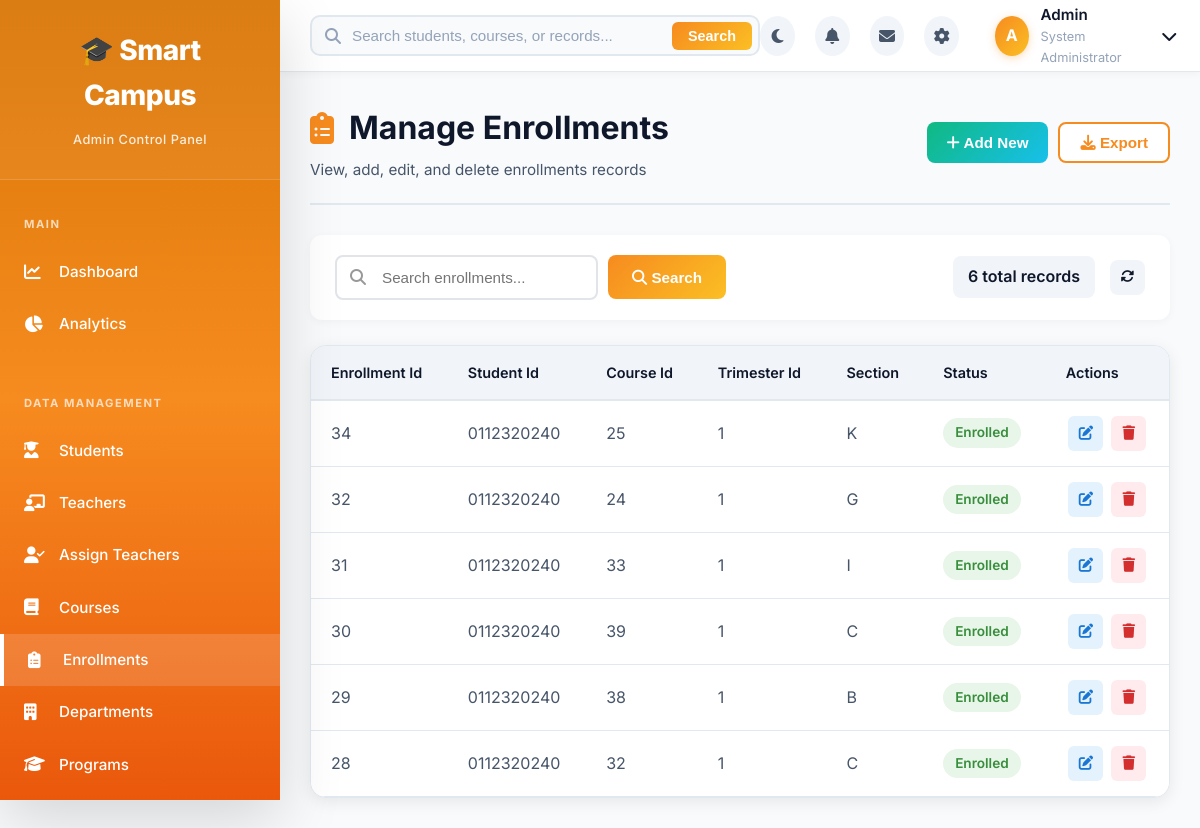
Page /admin/manage.php?table=enrollments (signed in) on the committed database.
### tables this page shows
CREATE TABLE `enrollments` (
  `enrollment_id` int(11) NOT NULL,
  `student_id` varchar(10) NOT NULL,
  `course_id` int(11) NOT NULL,
  `trimester_id` int(11) NOT NULL,
  `section` varchar(5) NOT NULL,
  `teacher_id` int(11) DEFAULT NULL,
  `enrollment_date` date NOT NULL,
  `status` enum('enrolled','dropped','completed','failed') DEFAULT 'enrolled',
  `created_at` timestamp NOT NULL DEFAULT current_timestamp()
);

### admin/manage.php (the view, shortened to what this page needs)
<?php
require_once('../config/database.php');
$table = $_GET['table'] ?? 'students';
$config = $table_config[$table];
$search = $_GET['search'] ?? '';
$page = isset($_GET['page']) ? (int)$_GET['page'] : 1;
$per_page = 50;
$offset = ($page - 1) * $per_page;
$where_clause = '';
$count_query = "SELECT COUNT(*) as total FROM $table $where_clause";
$total_records = $conn->query($count_query)->fetch_assoc()['total'];
$query = "SELECT * FROM $table $where_clause ORDER BY {$config['primary_key']} DESC LIMIT $per_page OFFSET $offset";
$result = $conn->query($query);
?>
<!DOCTYPE html>
<html lang="en">
<head>
    <link rel="stylesheet" href="assets/css/admin-style.css">
    <link rel="stylesheet" href="assets/css/manage-style.css">
    <link rel="stylesheet" href="https://cdnjs.cloudflare.com/ajax/libs/font-awesome/6.4.0/css/all.min.css">
</head>
<body>
    <?php include 'includes/sidebar.php'; ?>
    <div class="main-content">
        <?php include 'includes/topbar.php'; ?>
        <div class="dashboard-container">
            <div class="page-header">
                <div>
                    <h1><i class="fas <?php echo $config['icon']; ?>"></i> Manage <?php echo $config['title']; ?></h1>
                    <p class="subtitle">View, add, edit, and delete <?php echo strtolower($config['title']); ?> records</p>
                </div>
                <div class="header-actions">
                    <button class="btn btn-success" onclick="window.location.href='manage.php?table=<?php echo $table; ?>&action=add';">
                        <i class="fas fa-plus"></i> Add New
                    </button>
                    <button class="btn btn-outline" onclick="exportData()">
                        <i class="fas fa-download"></i> Export
                    </button>
                </div>
            </div>
            <div class="toolbar">
                <form method="GET" action="manage.php" style="display: flex; gap: 10px; align-items: center;">
                    <div class="search-bar">
                        <i class="fas fa-search"></i>
                        <input type="text" name="search" id="searchInput" placeholder="Search <?php echo strtolower($config['title']); ?>..."
                               value="<?php echo htmlspecialchars($search); ?>">
                    </div>
                    <button type="submit" class="btn btn-primary" style="padding: 10px 24px; border-radius: 8px; white-space: nowrap; height: 44px;">
                        <i class="fas fa-search"></i> Search
                    </button>
                </form>
                <div class="toolbar-actions">
                    <?php if ($search): ?>
                        <span class="record-count" style="color: #007bff; font-weight: bold;">
                            <?php echo number_format($total_records); ?> result<?php echo $total_records != 1 ? 's' : ''; ?> found
                        </span>
                    <?php else: ?>
                        <span class="record-count"><?php echo number_format($total_records); ?> total records</span>
                    <?php endif; ?>
                    <button class="btn-icon" onclick="location.reload()" title="Refresh">
                        <i class="fas fa-sync-alt"></i>
                    </button>
                </div>
            </div>
            <div class="table-card">
                <div class="table-responsive">
                    <table class="data-table" id="dataTable">
                        <thead>
                            <tr>
                                <?php foreach ($config['display_fields'] as $field): ?>
                                    <th><?php echo ucwords(str_replace('_', ' ', $field)); ?></th>
                                <?php endforeach; ?>
                                <th class="text-center">Actions</th>
                            </tr>
                        </thead>
                        <tbody>
                            <?php if ($result && $result->num_rows > 0): ?>
                                <?php while($row = $result->fetch_assoc()): ?>
                                    <tr>
                                        <?php foreach ($config['display_fields'] as $field): ?>
                                            <td>
                                                <?php
                                                $value = $row[$field] ?? '';
                                                if ($field === 'status') {
                                                    $status_class = $value === 'active' || $value === 'enrolled' || $value === 'approved' ? 'success' :
                                                                   ($value === 'pending' ? 'warning' : 'danger');
                                                    echo "<span class='badge badge-$status_class'>" . ucfirst($value) . "</span>";
                                                } elseif ($field === 'is_current' || strpos($field, 'is_') === 0) {
                                                    echo $value ? '<span class="badge badge-success">Yes</span>' : '<span class="badge badge-secondary">No</span>';
                                                } elseif (strpos($field, 'date') !== false || strpos($field, 'time') !== false) {
                                                    echo $value ? date('M d, Y', strtotime($value)) : '-';
                                                } else {
                                                    echo htmlspecialchars($value);
                                                }
                                                ?>
                                            </td>
                                        <?php endforeach; ?>
                                        <td class="text-center action-buttons">
                                            <button class="btn-action btn-edit" onclick="window.location.href='manage.php?table=<?php echo $table; ?>&action=edit&id=<?php echo $row[$config['primary_key']]; ?>';" title="Edit">
                                                <i class="fas fa-edit"></i>
                                            </button>
                                            <button class="btn-action btn-delete" onclick="if(confirm('Are you sure you want to delete this record?')) { window.location.href='manage.php?table=<?php echo $table; ?>&action=delete&id=<?php echo $row[$config['primary_key']]; ?>'; }" title="Delete">
                                                <i class="fas fa-trash"></i>
                                            </button>
                                        </td>
                                    </tr>
                                <?php endwhile; ?>
                            <?php endif; ?>
                        </tbody>
                    </table>
                </div>
            </div>
        </div>
    </div>
</body>
</html>

### admin/assets/css/admin-style.css (style rules this page uses)
:root { --primary: #f68b1f; --primary-dark: #ea580c; --primary-light: #fbbf24; --secondary: #fbbf24; --success: #10b981; --danger: #ef4444; --warning: #f59e0b; --info: #3b82f6; --bg-primary: #f8fafc; --bg-secondary: #ffffff; --bg-tertiary: #f1f5f9; --text-primary: #0f172a; --text-secondary: #475569; --text-muted: #94a3b8; --border-color: #e2e8f0; --card-bg: #ffffff; --card-border: #e2e8f0; --dark: #0f172a; --dark-secondary: #1e293b; --light: #f1f5f9; --white: #ffffff; --sidebar-width: 280px; --topbar-height: 72px; --transition: all 0.3s cubic-bezier(0.34, 1.56, 0.64, 1); --transition-smooth: all 0.3s ease; --shadow-sm: 0 2px 8px rgba(0,0,0,0.04); --shadow-md: 0 4px 16px rgba(0,0,0,0.08); --shadow-lg: 0 10px 40px rgba(0,0,0,0.12); --shadow-xl: 0 20px 60px rgba(0,0,0,0.15); --glass-bg: rgba(255, 255, 255, 0.7); --glass-border: rgba(255, 255, 255, 0.3); }
* { margin: 0; padding: 0; box-sizing: border-box; }
body { font-family: 'Inter', -apple-system, BlinkMacSystemFont, 'Segoe UI', sans-serif; background: var(--bg-primary); color: var(--text-primary); line-height: 1.6; -webkit-font-smoothing: antialiased; -moz-osx-font-smoothing: grayscale; transition: background-color 0.3s ease, color 0.3s ease; }
.main-content { margin-left: var(--sidebar-width); margin-top: var(--topbar-height); padding: 30px; min-height: calc(100vh - var(--topbar-height)); background: var(--bg-primary); transition: background 0.3s ease; }
.dashboard-container { max-width: 1400px; margin: 0 auto; }
.page-header { display: flex; justify-content: space-between; align-items: center; margin-bottom: 30px; padding-bottom: 20px; border-bottom: 2px solid var(--border-color); }
.page-header h1 { font-size: 2em; color: var(--text-primary); display: flex; align-items: center; gap: 15px; transition: color 0.3s ease; }
.page-header h1 i { color: var(--primary); }
.subtitle { color: var(--text-secondary); font-size: 0.95em; margin-top: 5px; }
.header-actions { display: flex; gap: 10px; }
.table-card { background: var(--card-bg); border: 1px solid var(--card-border); border-radius: 16px; box-shadow: var(--shadow-md); overflow: hidden; transition: all 0.3s ease; }
.table-responsive { overflow-x: auto; }
.data-table { width: 100%; border-collapse: collapse; }
.data-table thead { background: var(--bg-tertiary); }
.data-table th { padding: 15px 20px; text-align: left; font-weight: 600; color: var(--text-primary); border-bottom: 2px solid var(--border-color); font-size: 0.9em; }
.data-table td { padding: 15px 20px; border-bottom: 1px solid var(--border-color); color: var(--text-secondary); }
.data-table tbody tr { transition: var(--transition); background: var(--card-bg); }
.text-center { text-align: center; }
.badge { display: inline-block; padding: 4px 12px; border-radius: 20px; font-size: 0.85em; font-weight: 600; }
.badge-success { background: #e8f5e9; color: #388e3c; }
.btn { display: inline-block; padding: 10px 20px; border: none; border-radius: 8px; font-size: 0.95em; font-weight: 600; cursor: pointer; transition: var(--transition); text-decoration: none; text-align: center; }
.btn-primary { background: linear-gradient(135deg, var(--primary) 0%, var(--secondary) 100%); color: white; }
.btn-outline { background: white; color: var(--primary); border: 2px solid var(--primary); }
.btn-icon { width: 35px; height: 35px; padding: 0; display: flex; align-items: center; justify-content: center; background: var(--light); color: var(--dark); border: none; border-radius: 8px; cursor: pointer; transition: var(--transition); }
.action-buttons { display: grid; grid-template-columns: repeat(auto-fit, minmax(150px, 1fr)); gap: 15px; }

### rows in the picture
enrollments: enrollment_id "34", student "0112320240", course "25", trimester "1", section "K", status "Enrolled"
enrollments: enrollment_id "32", student "0112320240", course "24", trimester "1", section "G", status "Enrolled"
enrollments: enrollment_id "31", student "0112320240", course "33", trimester "1", section "I", status "Enrolled"
enrollments: enrollment_id "30", student "0112320240", course "39", trimester "1", section "C", status "Enrolled"
enrollments: enrollment_id "29", student "0112320240", course "38", trimester "1", section "B", status "Enrolled"
enrollments: enrollment_id "28", student "0112320240", course "32", trimester "1", section "C", status "Enrolled"

### other values in the picture
$config['title'] "Enrollments"
$config['title'] "enrollments"
$total_records "6"
str_replace('_', ' ', $field) "Enrollment Id"
str_replace('_', ' ', $field) "Student Id"
str_replace('_', ' ', $field) "Course Id"
str_replace('_', ' ', $field) "Trimester Id"
str_replace('_', ' ', $field) "Section"
str_replace('_', ' ', $field) "Status"
